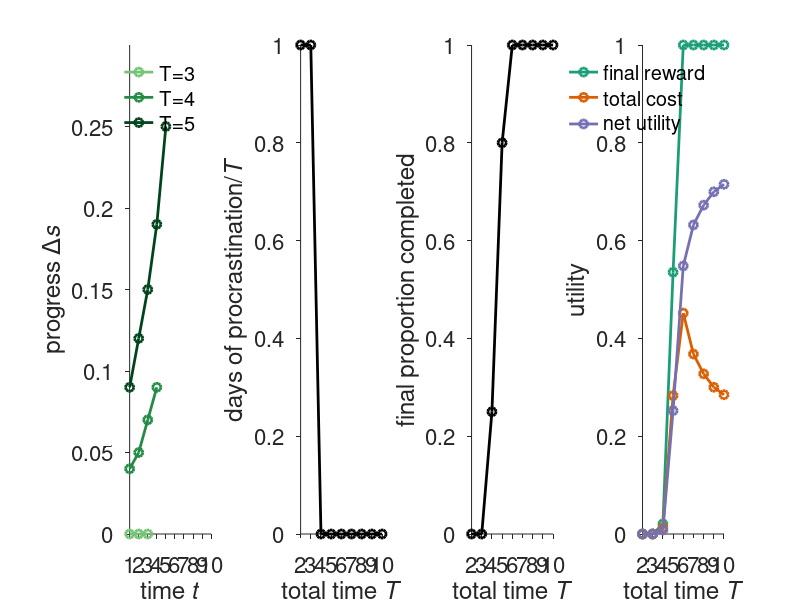

This chart was generated by the following MATLAB code:
close all;
clear
%% Prepare figures

% Default settings
set(0,'DefaultLineLineWidth',2);
set(0,'DefaultAxesFontSize',16);

%%%%%%%% first run DelayedRewardT.m code  

load('T.mat')

greencolor = [161,217,155;116,196,118;65,171,93;35,139,69;0,109,44;0,68,27]/255;
redcolor = [252,146,114;251,106,74;239,59,44;203,24,29;165,15,21;103,0,13]/255; 

% tempplot5 = [0.001,WithoptActSeqMatrix(2:end,8)'];
% tempplot6 = [0.001,0.003, WithoptActSeqMatrix(3:end,9)'];

figure
subplot(1,4,1)
plot(1:10,WithoptActSeqMatrix(1:10,2),'o-','Color',greencolor(2,:));
hold on
%plot(1:T,WithoptActSeqMatrix(:,1),'o--','Color',redcolor(2,:));
%hold on
plot(1:10,WithoptActSeqMatrix(1:10,3),'o-','Color',greencolor(4,:));
hold on
plot(1:10,WithoptActSeqMatrix(1:10,4),'o-','Color',greencolor(6,:));
hold off
legend('T=3','T=4','T=5','Interpreter','tex')
legend boxoff
xlabel('time \itt','Interpreter','tex')
ylabel('progress \Delta\its','Interpreter','tex')

xlim([1,10])
xticks(1:2:TVec(end))
ylim([0 0.3])
set(gca, 'XTick', 1:10);
box off
set(gca,'TickDir','out');
% figure
% %% plot two examples of time course curve of progress 
% % plot(1:T,tempplot1,'o-','Color',greencolor(1,:));
% % hold on
% % plot(1:T,tempplot2,'o-','Color',greencolor(2,:));
% % hold on
% % plot(1:T,tempplot3,'o-','Color',greencolor(3,:));
% % hold on
% plot(1:T,WithoptActSeqMatrix(:,14),'o-','Color',greencolor(2,:));
% hold on
% plot(1:T,WithoptActSeqMatrix(:,15),'o-','Color',greencolor(4,:));
% hold on
% plot(1:T,WithoptActSeqMatrix(:,16),'o-','Color',greencolor(6,:));
% hold off
% 
% legend('T=15','T=16','T=17','Interpreter','tex')
% xlabel('time \itt','Interpreter','tex')
% ylabel('effort \ita','Interpreter','tex')
% xlim([1,TVec(end)])
% % xticks(1:2:TVec(end))
% xticks(1:TVec(end)) % for zoom
% % ylim([0 0.3])
% ylim([0 0.05]) % for zoom
% yticks(0:0.01:0.05) % for zoom

%% normalized days of procrastination
subplot(1,4,2)
numberzero = nan(1,length(TVec));
for TIdx = 1:9
    numberzero(TIdx)= nnz(~WithoptActSeqMatrix(1:TVec(TIdx),TIdx))/TVec(TIdx);
end
plot(TVec,numberzero,'ko-')
xlabel('total time \itT','Interpreter','tex')
ylabel('days of procrastination/\itT','Interpreter','tex')
ylim([0 1])
xlim([2,10])
xticks(2:1:10)
box off
set(gca,'TickDir','out');

%% final proportional completed
subplot(1,4,3)
plot(TVec,finalprop,'ko-');
xlabel('total time \itT','Interpreter','tex')
ylabel('final proportion completed')
ylim([0 1])
xlim([2,10])
xticks(2:1:10)
box off
set(gca,'TickDir','out');

%% plot the total cost
subplot(1,4,4)
threecolor = [27,158,119;217,95,2;117,112,179]/255;
plot(TVec,U_task_with,'o-','Color',threecolor(1,:))
hold on
plot(TVec,cost_with,'o-','Color',threecolor(2,:))
hold on
plot(TVec,Utotal_with,'o-','Color',threecolor(3,:));
legend('final reward','total cost','net utility')
legend boxoff
xlabel('total time \itT')
ylabel('utility')
ylim([0 1])
xlim([2,10])
xticks(2:1:10)
box off
set(gca,'TickDir','out');

x0=10;
y0=10;
width=1200;
height=250;
set(gcf,'position',[x0,y0,width,height])

